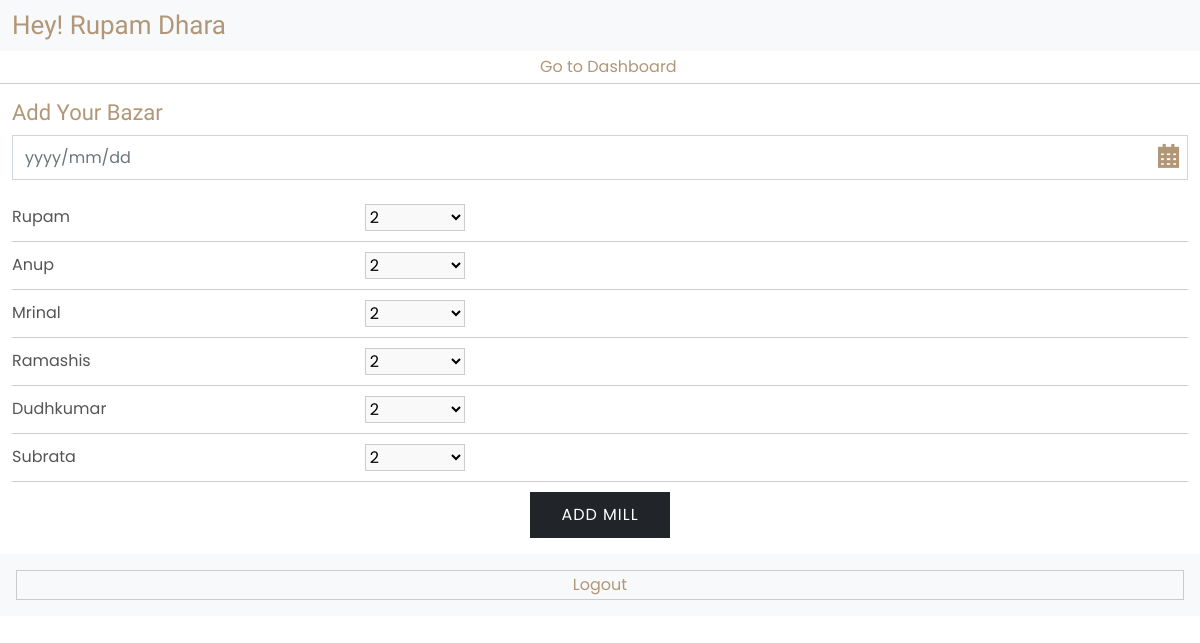
Screenshot of /mess/add-mill/ (signed in) with the database file from the repository.
### account/models.py (models this page shows, shortened)
class User(AbstractUser):
    objects = UserManager()

### mess/views.py (the view, shortened to what this page needs)
# urls.py: path('add-mill/', views.AddMill, name='add-mill'),
@login_required
def AddMill(request):
    users = User.objects.filter(is_active=True)
    mills = Mill.objects.all()
    data = {
        'users' : users,
        'mills' : mills
    }
    return render(request, 'mess/add-mill.html', data)

### templates/mess/add-mill.html (shortened to what this page needs)
{% extends 'mess/mess-base.html' %}
{% block 'content' %}
    <div class="container-fluid bb py-1">
        <a href="{% url 'dashboard' %}" class="back-btn"><i class="fa-light fa-arrow-left-long"></i> Go to Dashboard</a>
    </div>
    <div class="container dashboard-cont py-3">
        <h4>Add Your Bazar</h4>
        <form method="post">
            <div class="add-box">
                <input type="text" name="date" id="add-mill" class="form-control mb-4" placeholder="yyyy/mm/dd">
                <i class="fa-sharp fa-solid fa-calendar-days"></i>
            </div>
            {% for user in users %}
                <div class="form-item">
                    <label>{{ user.first_name }}</label>
                    <select name="m-{{user.id}}">
                        <option value="2">2</option>
                    </select>
                </div>
            {% endfor %}
            <div class="text-center">
                <button type="submit" class="btn btn-dark">ADD MILL</button>
            </div>
        </form>
    </div>
{% endblock 'content' %}

### templates/mess/mess-base.html (shortened to what this page needs)
<!DOCTYPE html>
<html>
<head>
	<link rel="stylesheet" type="text/css" href="/static/css/bootstrap.css">
	<link rel="stylesheet" type="text/css" href="/static/fontawesome/css/all.css">
    <link href='https://ajax.googleapis.com/ajax/libs/jqueryui/1.12.1/themes/ui-lightness/jquery-ui.css' rel='stylesheet'>
	<link rel="stylesheet" type="text/css" href="/static/css/style.css">
</head>
<body>
    <header class="dashboard-header bg-light">
        <div class="container-fluid">
            <h3 class="mb-0">Hey! {{ request.user.first_name }} {{ request.user.last_name }}</h3>
        </div>
    </header>
    <main class="site">
        <div class="page-content">
            {% block 'content' %}{% endblock 'content' %}
            <div class="dashboard-foot p-3 bg-light">
                <a href="#" class="logout-btn">Logout</a>
            </div>
        </div>
    </main>
</body>
</html>

### static/css/style.css (style rules this page uses)
body { margin: 0; padding: 0; font-family: "Poppins", sans-serif; color: #555; }
h3 { font-size: 26px; }
h4 { font-size: 22px; }
h1, h2, h3, h4 { font-family: "Teko", sans-serif; color: #b19777; }
a { text-decoration: none; color: #b19777; }
.container { max-width: 1200px; }
.btn { border-radius: 0; padding: 10px 25px; font-size: 16px; text-transform: uppercase; letter-spacing: 1px; min-width: 140px; }
.form-control { border-radius: 0; height: 45px; }
.dashboard-header { padding: 10px 0; }
.logout-btn { display: block; width: 100%; border: 1px solid #ccc; padding: 2px 5px; text-align: center; }
.dashboard-cont { min-height: 300px; }
.back-btn { display: block; text-align: center; }
.back-btn i { color: #0755a9; }
.bb { border-bottom: 1px solid #ccc; }
.form-item { display: flex; align-items: center; margin-bottom: 10px; padding-bottom: 10px; border-bottom: 1px solid #ccc; }
.form-item label { min-width: 30%; line-height: 1; }
.form-item select { border: none; min-width: 100px; background-color: #f9f9f9; border: 1px solid #ccc; }
.add-box { position: relative; }
.add-box i { position: absolute; right: 10px; top: 10px; color: #b19777; font-size: 23px; }

### rows the page displays
User: user.first_name "Rupam", user.last_name "Dhara", first_name "Rupam", id "2"
User: first_name "Anup", id "2"
User: first_name "Mrinal", id "2"
User: first_name "Ramashis", id "2"
User: first_name "Dudhkumar", id "2"
User: first_name "Subrata", id "2"
